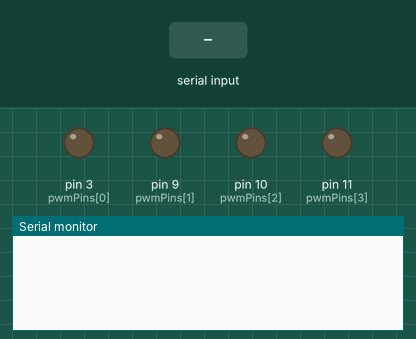
The sketch below on a simulated Arduino Uno, built with avr-gcc and run on an emulated ATmega328P. On the bench: output pins drawn as LEDs (lit = HIGH), the last lines printed to the serial monitor. Inputs (shaded band) come from the test bench.

Above: at 1.2 s.
1.3 s: "PIN,1\n" received over Serial
At 1.7 s:
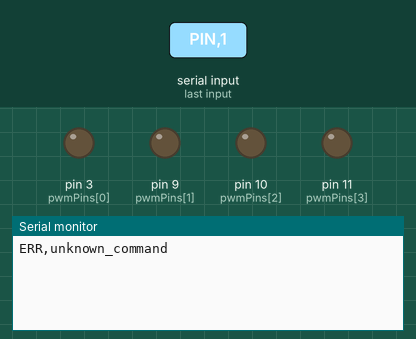
2.8 s: "RUN\n" received over Serial
At 4.0 s:
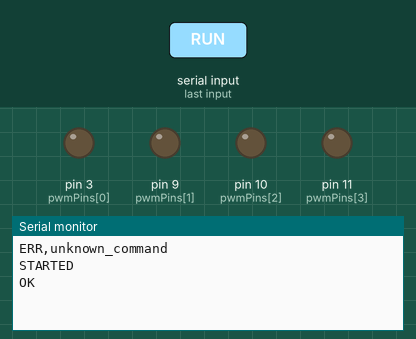
4.3 s: "STOP\n" received over Serial
At 5.1 s:
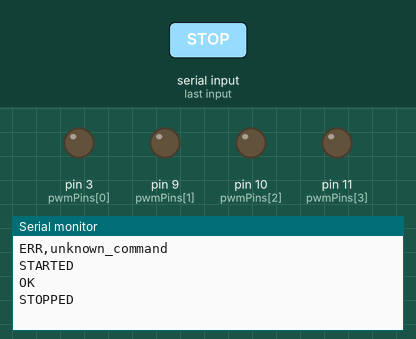

The sketch:

bolt_firmware.ino
```cpp
/*
  B.O.L.T. - Budget Optogenetic Light Tool
  Arduino Uno firmware

  Drives 4 LED strip channels, each on its own pin (default D3, D9, D10,
  D11). Each channel can be:
    - on all the time ("continuous"), or
    - flashing on and off repeatedly ("pulsed")
  at a chosen brightness (0-255), for a chosen length of time.

  The laptop GUI sends simple text commands over USB to configure and
  start/stop the experiment. All the actual timing (when to flash, when
  to stop) happens on the Arduino itself, using its own clock (millis()),
  so it keeps running correctly even if the USB connection is slow or
  briefly interrupted.

  ---------------------------------------------------------------------------
  COMMANDS THE GUI SENDS (one per line, comma-separated):

    PIN,<channel>,<pin>
        Which Arduino pin a channel uses. channel = 1-4.

    CFG,<channel>,<on?>,<brightness>,<mode>,<onSeconds>,<offSeconds>
        Sets up one channel.
        on?         = 1 to use this channel, 0 to leave it off
        brightness  = 0-255 (how bright it is while lit)
        mode        = 0 for continuous, 1 for pulsed
        onSeconds   = how long each flash lasts (pulsed mode only)
        offSeconds  = how long the dark gap between flashes lasts (pulsed
                      mode only)

    DUR,<sameForAll?>,<seconds>
        How long the experiment runs.
        sameForAll? = 1: every channel uses <seconds>.
        sameForAll? = 0: each channel's own duration is set separately
                         with CHDUR instead.
        seconds = 0 means "keep going until STOP is sent."

    CHDUR,<channel>,<seconds>
        One channel's own duration (only used when DUR's sameForAll? = 0).

    DELAY,<on?>,<seconds>
        on? = 1: wait <seconds> after RUN before any light turns on, so
        every channel starts in sync.

    RUN
        Starts the experiment using whatever was last configured.

    STOP
        Turns every channel off immediately and ends the experiment.

  WHAT THE ARDUINO SENDS BACK:
    OK       - the last command was understood and applied
    ERR,...  - the last command could not be understood
    STARTED  - the experiment has begun (lights are now on)
    DONE     - every channel has finished its duration on its own
    STOPPED  - STOP was received and everything has turned off
  ---------------------------------------------------------------------------
*/

#define NUM_CHANNELS 4
uint8_t pwmPins[NUM_CHANNELS] = {3, 9, 10, 11};   // can be changed by the PIN command

// One of these per LED channel -- everything needed to run it.
struct Channel {
  bool enabled = false;
  uint8_t intensity = 255;      // brightness, 0-255
  uint8_t mode = 0;              // 0 = continuous, 1 = pulsed
  unsigned long onTime = 0;      // flash length, in milliseconds
  unsigned long offTime = 0;     // dark gap length, in milliseconds
  unsigned long duration = 0;    // how long this channel runs for, in ms (0 = forever)
  bool isOn = false;             // is it lit right now?
  unsigned long phaseStart = 0;  // when the current on/off phase began (ms)
  bool finished = false;         // has this channel's duration run out?
};

Channel channels[NUM_CHANNELS];

bool useGlobalDuration = true;     // true: all channels share globalDuration
unsigned long globalDuration = 0;  // shared duration, in ms

bool delayEnabled = false;
unsigned long startDelayMs = 0;

bool running = false;             // is an experiment currently in progress?
bool waitingForDelay = false;     // true during the countdown before lights turn on
unsigned long runReceivedAt = 0;  // when RUN was received (used to time the delay)
unsigned long experimentStart = 0; // when the lights actually turned on

String inputLine = "";  // text received over serial so far, until the next newline

void setup() {
  Serial.begin(9600);
  for (uint8_t i = 0; i < NUM_CHANNELS; i++) {
    pinMode(pwmPins[i], OUTPUT);
    analogWrite(pwmPins[i], 0);   // make sure every LED starts off
  }
}

void loop() {
  readSerial();

  // Counting down a delayed start?
  if (waitingForDelay) {
    if (millis() - runReceivedAt >= startDelayMs) {
      beginExperiment();
    }
  }

  // Experiment in progress -- keep every channel's flashing up to date.
  if (running) {
    updateChannels();
    checkAllFinished();
  }
}

// Reads whatever has arrived over USB, one line at a time, and hands
// each complete line to handleCommand().
void readSerial() {
  while (Serial.available() > 0) {
    char c = Serial.read();
    if (c == '\n') {
      inputLine.trim();
      if (inputLine.length() > 0) {
        handleCommand(inputLine);
      }
      inputLine = "";
    } else if (c != '\r') {
      inputLine += c;
    }
  }
}

// Breaks "a,b,c" into ["a", "b", "c"].
int splitFields(const String &line, String fields[], int maxFields) {
  int count = 0;
  int start = 0;
  while (count < maxFields) {
    int idx = line.indexOf(',', start);
    if (idx == -1) {
      fields[count++] = line.substring(start);
      break;
    } else {
      fields[count++] = line.substring(start, idx);
      start = idx + 1;
    }
  }
  return count;
}

// Turns a 1-4 channel number from the GUI into a valid array index, or
// -1 if it's out of range.
int parseChannel(const String &field) {
  int ch = field.toInt() - 1;
  return (ch < 0 || ch >= NUM_CHANNELS) ? -1 : ch;
}

// Works out which command a line is, and does what it asks.
void handleCommand(String line) {
  String fields[8];
  int n = splitFields(line, fields, 8);
  String cmd = fields[0];
  cmd.toUpperCase();

  if (cmd == "PIN" && n >= 3) {
    int ch = parseChannel(fields[1]);
    if (ch < 0) { Serial.println("ERR,bad_channel"); return; }
    pwmPins[ch] = (uint8_t) fields[2].toInt();
    pinMode(pwmPins[ch], OUTPUT);
    analogWrite(pwmPins[ch], 0);
    Serial.println("OK");
  }
  else if (cmd == "CFG" && n >= 6) {
    int ch = parseChannel(fields[1]);
    if (ch < 0) { Serial.println("ERR,bad_channel"); return; }
    channels[ch].enabled   = fields[2].toInt() != 0;
    channels[ch].intensity = (uint8_t) constrain(fields[3].toInt(), 0, 255);
    channels[ch].mode      = (uint8_t) fields[4].toInt();
    // The seconds value must be multiplied by 1000 BEFORE converting to a
    // whole number, not after -- otherwise anything under 1 second (e.g.
    // 0.25s) gets rounded down to 0 before it's scaled up, and is lost.
    channels[ch].onTime    = (unsigned long) (fields[5].toFloat() * 1000.0);
    channels[ch].offTime   = (unsigned long) (fields[6].toFloat() * 1000.0);
    Serial.println("OK");
  }
  else if (cmd == "DUR" && n >= 3) {
    useGlobalDuration = fields[1].toInt() != 0;
    globalDuration = (unsigned long) (fields[2].toFloat() * 1000.0);
    Serial.println("OK");
  }
  else if (cmd == "CHDUR" && n >= 3) {
    int ch = parseChannel(fields[1]);
    if (ch < 0) { Serial.println("ERR,bad_channel"); return; }
    channels[ch].duration = (unsigned long) (fields[2].toFloat() * 1000.0);
    Serial.println("OK");
  }
  else if (cmd == "DELAY" && n >= 3) {
    delayEnabled = fields[1].toInt() != 0;
    startDelayMs = (unsigned long) (fields[2].toFloat() * 1000.0);
    Serial.println("OK");
  }
  else if (cmd == "RUN") {
    startRun();
    Serial.println("OK");
  }
  else if (cmd == "STOP") {
    stopAll();
    Serial.println("STOPPED");
  }
  else {
    Serial.println("ERR,unknown_command");
  }
}

// Gets everything ready for a new experiment, then either starts
// straight away or waits out a delayed start first.
void startRun() {
  if (useGlobalDuration) {
    for (uint8_t i = 0; i < NUM_CHANNELS; i++) {
      channels[i].duration = globalDuration;
    }
  }
  for (uint8_t i = 0; i < NUM_CHANNELS; i++) {
    channels[i].finished = false;
    channels[i].isOn = false;
    analogWrite(pwmPins[i], 0);
  }

  if (delayEnabled && startDelayMs > 0) {
    waitingForDelay = true;
    runReceivedAt = millis();
  } else {
    beginExperiment();
  }
}

// Actually turns the lights on and starts the clock.
void beginExperiment() {
  waitingForDelay = false;
  running = true;
  experimentStart = millis();
  for (uint8_t i = 0; i < NUM_CHANNELS; i++) {
    if (!channels[i].enabled) continue;
    channels[i].phaseStart = experimentStart;
    channels[i].isOn = true;
    analogWrite(pwmPins[i], channels[i].intensity);   // continuous channels just stay lit from here
  }
  Serial.println("STARTED");
}

// Called constantly while running: turns each pulsed channel's LED on or
// off right when it's due, and stops a channel once its duration is up.
void updateChannels() {
  unsigned long now = millis();
  for (uint8_t i = 0; i < NUM_CHANNELS; i++) {
    Channel &c = channels[i];
    if (!c.enabled || c.finished) continue;

    // duration == 0 means "never stop on its own"
    if (c.duration > 0 && (now - experimentStart) >= c.duration) {
      analogWrite(pwmPins[i], 0);
      c.finished = true;
      continue;
    }

    if (c.mode == 1) { // pulsed -- flip the LED on/off at the right moments
      unsigned long elapsed = now - c.phaseStart;
      if (c.isOn && elapsed >= c.onTime) {
        analogWrite(pwmPins[i], 0);
        c.isOn = false;
        c.phaseStart = now;
      } else if (!c.isOn && elapsed >= c.offTime) {
        analogWrite(pwmPins[i], c.intensity);
        c.isOn = true;
        c.phaseStart = now;
      }
    }
    // mode == 0 (continuous): nothing to do, it just stays lit
  }
}

// Ends the experiment automatically once every channel with a real
// duration has finished (channels left running forever don't count).
void checkAllFinished() {
  bool anyActive = false;
  bool anyHasDuration = false;
  for (uint8_t i = 0; i < NUM_CHANNELS; i++) {
    if (!channels[i].enabled) continue;
    if (!channels[i].finished) anyActive = true;
    if (channels[i].duration > 0) anyHasDuration = true;
  }
  if (!anyActive && anyHasDuration && running) {
    running = false;
    Serial.println("DONE");
  }
}

// Turns everything off right away (used by STOP).
void stopAll() {
  running = false;
  waitingForDelay = false;
  for (uint8_t i = 0; i < NUM_CHANNELS; i++) {
    analogWrite(pwmPins[i], 0);
    channels[i].isOn = false;
    channels[i].finished = true;
  }
}
```

Measured:
- after the input at 1.3 s, the serial monitor: prints a new line at once (image 1)
- after the input at 2.8 s, the serial monitor: prints a new line at once (image 2)
- after the input at 4.3 s, the serial monitor: prints a new line at once (image 3)
